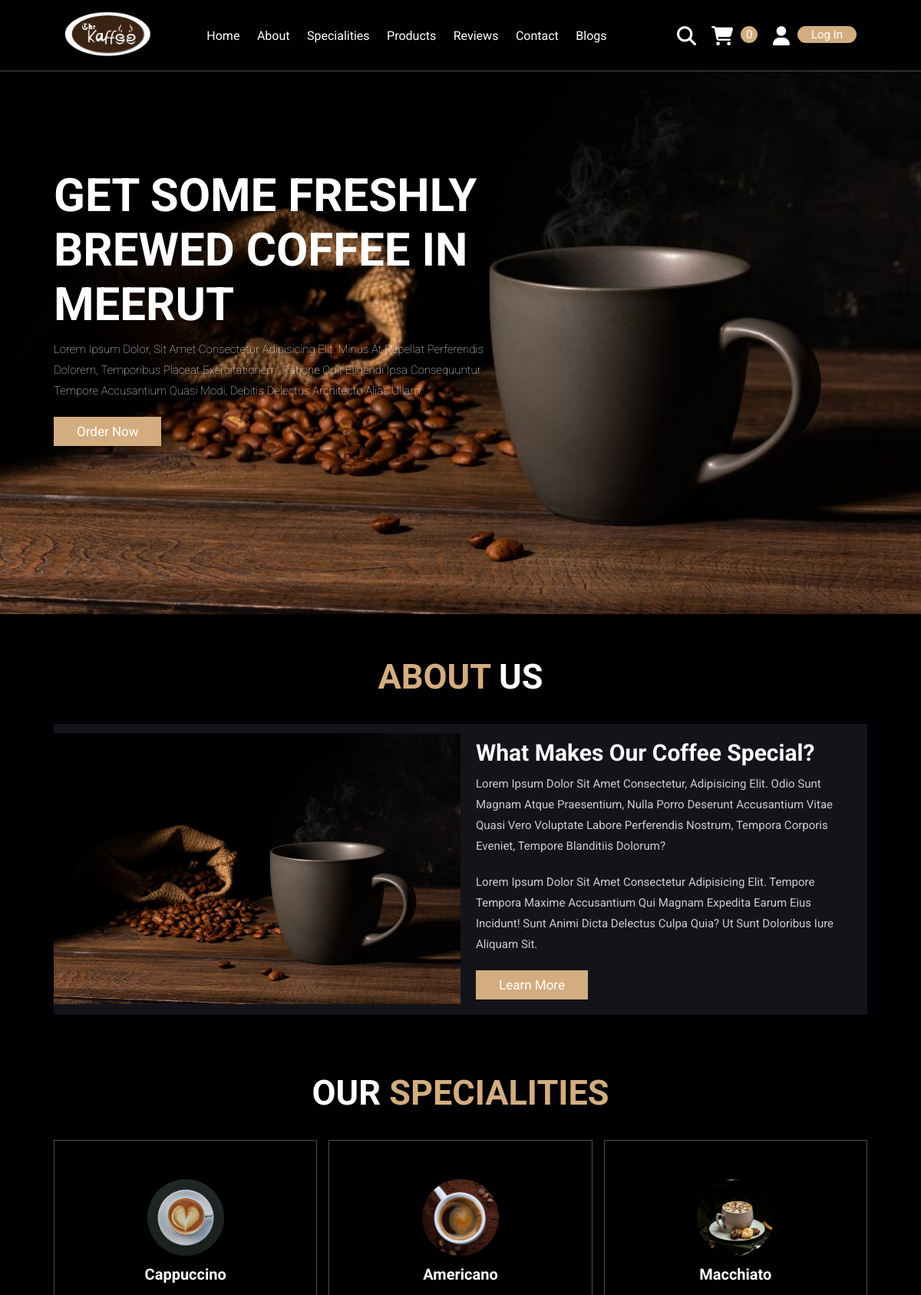
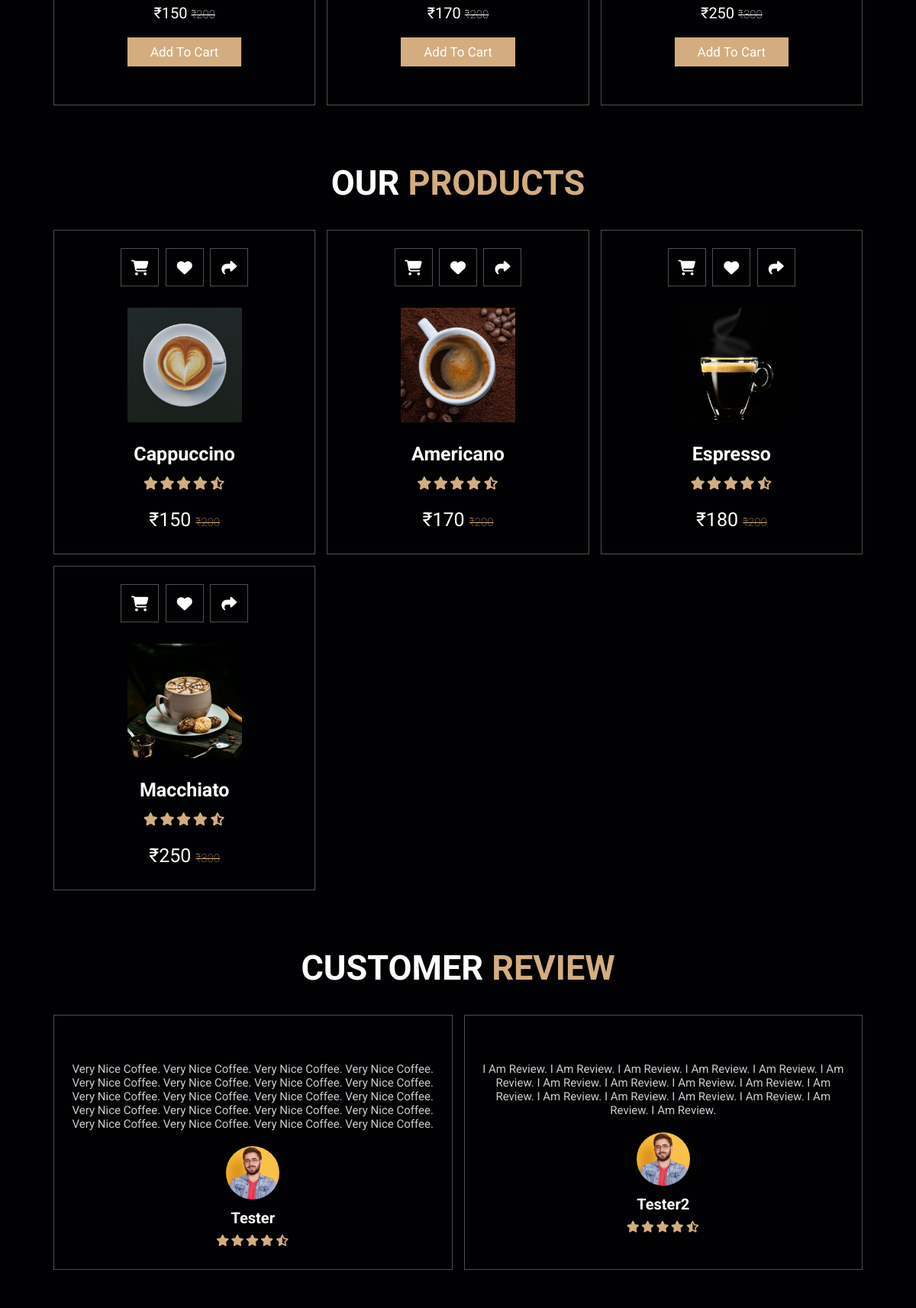
/home/ (upper part), run on the app's committed database (2 pictures, top to bottom).
### kaffee/models.py (models this page shows, shortened)
class inventory(models.Model):
    name = models.CharField(max_length=100)
    price = models.IntegerField()
    maxprice = models.IntegerField()
    image = models.ImageField(upload_to="item_photos")
    rating = models.FloatField()
    special = models.BooleanField(default=False)

class reviews(models.Model):
    user = models.ForeignKey(User, on_delete=models.CASCADE)
    review = models.TextField()
    rating = models.IntegerField()

### kaffee/views.py (the view, shortened to what this page needs)
# urls.py: 2. Add a URL to urlpatterns:  path('', views.home, name='home')
def home (request):
    special = inventory.objects.filter(special=True)
    products = inventory.objects.all()
    review = reviews.objects.all()
    blog = blogs.objects.all()
    return render(request, "index.html", context={"special": special,
                                                  "products": products,
                                                  "review": review,
                                                  "blog": blog,
                                                  })

### templates/index.html (shortened to what this page needs)
<!DOCTYPE html>
<html lang="en">
<head>
    <link rel = "stylesheet" href = "https://cdnjs.cloudflare.com/ajax/libs/font-awesome/6.4.0/css/all.min.css">
    <link rel = "stylesheet" href="/static/css/style.css">
</head>
<body>
    <header class = header>
        <a href="#" class = "logo">
            <img src="/static/images/logo.png" alt="">
        </a>
        <nav class = "navbar">
            <a href="#home">Home</a>
            <a href="#about">About</a>
            <a href="#menu">Specialities</a>
            <a href="#products">Products</a>
            <a href="#review">Reviews</a>
            <a href="#contact">Contact</a>
            <a href="#blogs">Blogs</a>
        </nav>
        <div class = "icons">
                <div class = "iconset fas fa-search" id = "search-btn"></div>
                <div class = "iconset fas fa-shopping-cart" id = "cart-btn"></div>
                <p class="cart-count" id="cart-count">0</p>
            <div class = "border flex accountlogout" id="accountlogout">
                <div class = "iconset fas fa-user" id = "user"></div>
                {% if user.is_autheticated %}
                <a href = "/signout" class="logout" id="logout">Log Out</a>
                {% else %}
                <a href = "/login" class="logout" id="logout">Log In</a>
                {%endif%}
            </div>
        </div>
    </header>
    <section class = "home" id = "home">
        <div class = "content">
            <h3>Get Some Freshly Brewed Coffee in Meerut</h3>
            <p>Lorem ipsum dolor, sit amet consectetur adipisicing elit. Minus at repellat perferendis dolorem, temporibus placeat exercitationem, ratione odit eligendi ipsa consequuntur tempore accusantium quasi modi, debitis delectus architecto alias ullam.</p>
            <a href="#menu" class = "btn">Order Now</a>
        </div>
    </section>
    <section class = "about" id = "about">
        <h1 class = "heading"><span>About</span> Us</h1>
        <div class = row>
            <div class = "image">
                <img src="/static/images/home-bg.jpg" alt="">
            </div>
            <div class = content>
                <h3>What makes our coffee special?</h3>
                <p>Lorem ipsum dolor sit amet consectetur, adipisicing elit. Odio sunt magnam atque praesentium, nulla porro deserunt accusantium vitae quasi vero voluptate labore perferendis nostrum, tempora corporis eveniet, tempore blanditiis dolorum?
                </p>
                <p>Lorem ipsum dolor sit amet consectetur adipisicing elit. Tempore tempora maxime accusantium qui magnam expedita earum eius incidunt! Sunt animi dicta delectus culpa quia? Ut sunt doloribus iure aliquam sit.
                </p>
                <a href="#" class = "btn">Learn More</a>
            </div>
        </div>
    </section>
    <section class="menu" id = "menu">
        <h1 class="heading"> Our <span>Specialities</span></h1>
        <div class="box-container">
            {%for i in special%}
            <div class="box" id="box">
                <img src="/media/{{i.image}}" class = "item-img" id="item-img" alt="">
                <h3 class = "item-name" id = "item-name">{{i.name}}</h3>
                <div class="price" id="price">₹{{i.price}} <span>₹{{i.maxprice}}</span></div>
                <a class="add-to-cart" id="add-to-cart" onclick="add-to-cart(event)">Add to Cart</a>
            </div>
            {%endfor%}
        </div>
    </section>
    <section class="products" id="products">
        <h1 class="heading">Our <span>Products</span></h1>
        <div class="box-container">
            {%for i in products%}
            <div class="box">
                <div class="icons">
                    <a href="#" class="fas fa-shopping-cart"></a>
                    <a href="#" class="fas fa-heart"></a>
                    <a href="#" class="fas fa-share"></a>
                </div>
                <div class="image">
                    <img src="/media/{{i.image}}" alt="">
                </div>
                <div class="content">
                    <h3>{{i.name}}</h3>
                    <div class = "stars">
                        <i class="fas fa-star"></i>
                        <i class="fas fa-star"></i>
                        <i class="fas fa-star"></i>
                        <i class="fas fa-star"></i>
                        <i class="fas fa-star-half-alt"></i>
                    </div>
                    <div class="price">₹{{i.price}} <span>₹{{i.maxprice}}</span></div>
                </div>
            </div>
            {%endfor%}
        </div>
    </section>
    <section class="review" id="review">
        <h1 class="heading">Customer <span>Review</span></h1>
        <div class="box-container">
            {%for i in review%}
            <div class="box">
                <p>{{i.review}}</p>
                <img src="/static/images/u1.jpg" alt="" class="user">
                <h3>{{i.user}}</h3>
                <div class = "stars">
                    <i class="fas fa-star"></i>
                    <i class="fas fa-star"></i>
                    <i class="fas fa-star"></i>
                    <i class="fas fa-star"></i>
                    <i class="fas fa-star-half-alt"></i>
                </div>
            </div>
            {%endfor%}
        </div>
    </section>
    <section class="contact" id="contact">
        <h1 class = heading><span>Contact</span> Us</h1>
    </section>
</body>
</html>

### data on the page
inventory: image (picture), name "Cappuccino", price "150", maxprice "200"
inventory: image (picture), name "Americano", price "170", maxprice "200"
inventory: image (picture), name "Macchiato", price "250", maxprice "300"
inventory: image (picture), name "Espresso", price "180", maxprice "200"
reviews: review "Very Nice Coffee. Very Nice Coffee. Very Nice Coffee. Very Nice Coffee. Very Nice Coffee. Very Nice Coffee. Very Nice Coffee. Very Nice Coffee. Very Nice Coffee. Very Nice Coffee. Very Nice Coffee. Very Nice Coffee. Very Nice Coffee. Very Nice Coffee. Very Nice Coffee. Very Nice Coffee. Very Nice Coffee. Very Nice Coffee. Very Nice Coffee. Very Nice Coffee.", user "Tester"
reviews: review "I Am Review. I Am Review. I Am Review. I Am Review. I Am Review. I Am Review. I Am Review. I Am Review. I Am Review. I Am Review. I Am Review. I Am Review. I Am Review. I Am Review. I Am Review. I Am Review. I Am Review.", user "Tester2"
